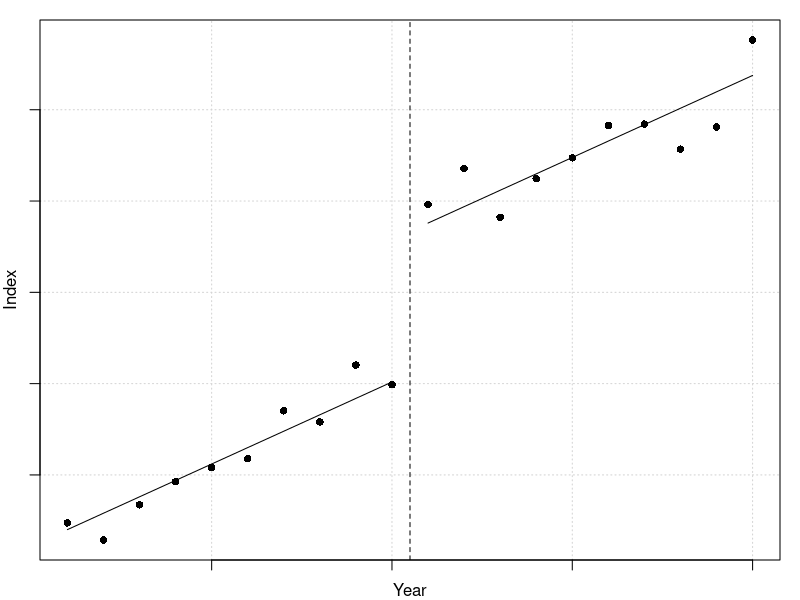
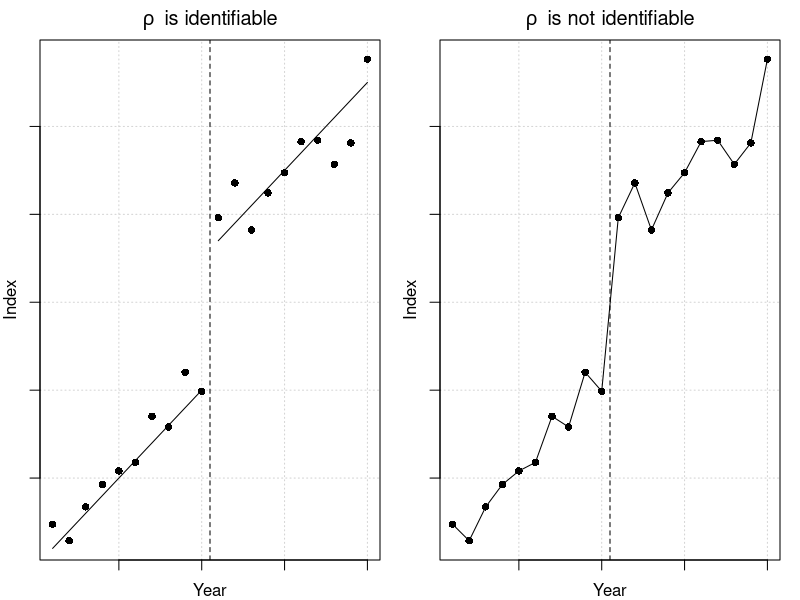

Reproduce these figures in R, in order.

# Simple example figure
m <- 1

x <- 1:20
xchange <- 10
x_fit <- x <= xchange
y <- m * x + ifelse(x <= xchange, 0, 7.5)

set.seed(42)
ysamp <- y + rnorm(length(y))

fit <- lm(ysamp ~ x + x_fit)
fit_notident <- lm(ysamp ~ factor(x))

png("manuscript/figures/simple_example.png", height = 2.5, width = 3.5, units = "in", res = 400)
par(mar = c(2, 2, 1, 1), mfrow = c(1, 1))
plot(x, ysamp, xlab = NULL, ylab = NULL, pch = 16, panel.first = grid(),
     xaxt = "n", yaxt = "n")
axis(1, labels = FALSE)
axis(2, labels = FALSE)
mtext("Year", 1, line = 1)
mtext("Index", 2, line = 1)

#lines(x, predict(fit_notident))

lines(x[x_fit], predict(fit)[x_fit])
lines(x[!x_fit], predict(fit)[!x_fit])

#lines(x[x_fit], y[x_fit])
#lines(x[!x_fit], y[!x_fit])
abline(v = xchange + 0.5, lty = 2)
dev.off()


png("manuscript/figures/simple_example2.png", height = 2.5, width = 6, units = "in", res = 400)
par(mar = c(2, 2, 2, 1), mfrow = c(1, 2))

plot(x, ysamp, xlab = NULL, ylab = NULL, pch = 16, panel.first = grid(),
     xaxt = "n", yaxt = "n")
axis(1, labels = FALSE)
axis(2, labels = FALSE)
mtext("Year", 1, line = 1)
mtext("Index", 2, line = 1)
title(expression(rho~~"is identifiable"))

lines(x[1:xchange], y[1:xchange])
lines(x[-c(1:xchange)], y[-c(1:xchange)])
abline(v = xchange + 0.5, lty = 2)

plot(x, ysamp, xlab = NULL, ylab = NULL, pch = 16, panel.first = grid(),
     xaxt = "n", yaxt = "n")
axis(1, labels = FALSE)
axis(2, labels = FALSE)
mtext("Year", 1, line = 1)
mtext("Index", 2, line = 1)

title(expression(rho~~"is not identifiable"))

lines(x, predict(fit_notident))

abline(v = xchange + 0.5, lty = 2)

dev.off()
